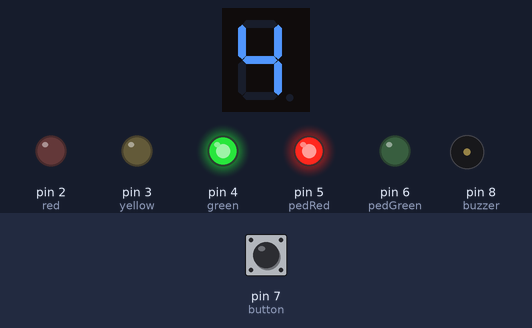
The sketch below on a simulated Arduino Uno, built with avr-gcc and run on an emulated ATmega328P. On the bench: 1-digit seven-segment display, output pins drawn as LEDs (lit = HIGH), buzzer (waves = sounding). Wiring (inferred from the names in the program): 1-digit 7-segment display, segments lit when HIGH: segments pin 9, pin 10, pin 11, pin 12, pin 13, A1, A0. Inputs (shaded band) come from the test bench; at power-on: pin 7 (button) LOW. The segment pins are drawn as the display they are named for; pins used as bus, display or sensor lines are not drawn.

Above: at 1.8 s.
1.9 s: pin 7 (button) pulled HIGH for 1.1 s
At 5.6 s:
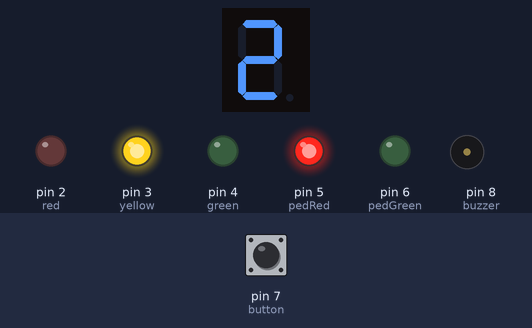
At 8.3 s:
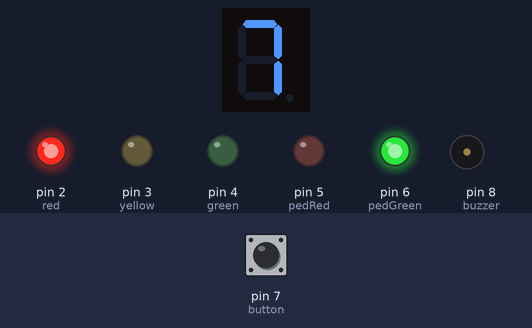
14.7 s: pin 7 (button) pulled HIGH for 3.2 s
At 21.2 s:
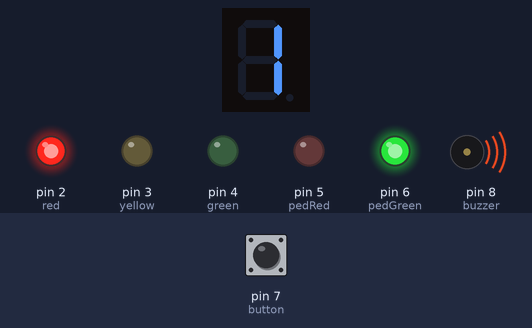
Timing chart, 0 to 25.4 s (numbered marks = the images above; inputs shaded):
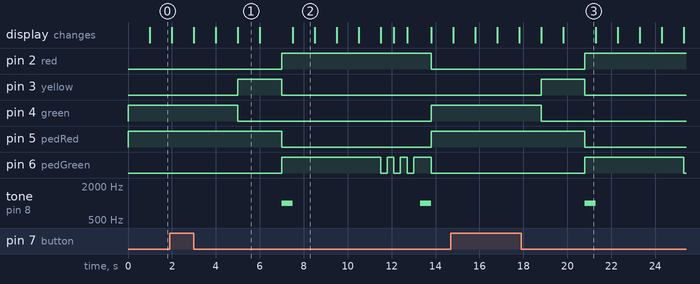

The sketch:

traffic_light.ino
```cpp
// === Pin Config ===
const int red = 2, yellow = 3, green = 4;
const int pedRed = 5, pedGreen = 6;
const int button = 7, buzzer = 8;
const int seg[] = {9, 10, 11, 12, 13, A1, A0}; // a–g

// Digits for 7-segment (0–9)
const byte digit[10][7] = {
  {1,1,1,1,1,1,0}, {0,1,1,0,0,0,0}, {1,1,0,1,1,0,1}, {1,1,1,1,0,0,1},
  {0,1,1,0,0,1,1}, {1,0,1,1,0,1,1}, {1,0,1,1,1,1,1}, {1,1,1,0,0,0,0},
  {1,1,1,1,1,1,1}, {1,1,1,1,0,1,1}
};

bool request = false;

void setup() {
  pinMode(red, OUTPUT); pinMode(yellow, OUTPUT); pinMode(green, OUTPUT);
  pinMode(pedRed, OUTPUT); pinMode(pedGreen, OUTPUT);
  pinMode(button, INPUT); pinMode(buzzer, OUTPUT);
  for (int i = 0; i < 7; i++) pinMode(seg[i], OUTPUT);
}

void loop() {
  if (digitalRead(button) == HIGH) request = true;

  // Green Light
  setLights(LOW, LOW, HIGH, HIGH, LOW);
  countdown(5);

  // Yellow Light
  setLights(LOW, HIGH, LOW, HIGH, LOW);
  countdown(2);

  // Red Light
  setLights(HIGH, LOW, LOW, HIGH, LOW);

  if (request) {
    digitalWrite(pedRed, LOW);
    digitalWrite(pedGreen, HIGH);
    tone(buzzer, 1000, 500);
    delay(500);

    for (int i = 7; i > 0; i--) {
      showDigit(i);
      if (i <= 3) { digitalWrite(pedGreen, LOW); delay(300); digitalWrite(pedGreen, HIGH); delay(300); }
      else delay(1000);
    }

    tone(buzzer, 1000, 500); delay(500);
    digitalWrite(pedGreen, LOW); digitalWrite(pedRed, HIGH);
    request = false;
  } else {
    countdown(5); // Red time if no pedestrian
  }
}

void countdown(int sec) {
  for (int i = sec; i > 0; i--) {
    if (digitalRead(button) == HIGH) request = true;
    showDigit(i);
    delay(1000);
  }
}

void showDigit(int n) {
  if (n > 9) n = 9;
  for (int i = 0; i < 7; i++)
    digitalWrite(seg[i], digit[n][i]);
}

void setLights(int r, int y, int g, int pr, int pg) {
  digitalWrite(red, r); digitalWrite(yellow, y); digitalWrite(green, g);
  digitalWrite(pedRed, pr); digitalWrite(pedGreen, pg);
}
```

Measured:
- after the input at 1.9 s, pin 5 (pedRed): HIGH → LOW after 5.1 s, → HIGH 6.8 s later; pin 6 (pedGreen): LOW → HIGH after 5.1 s, then repeats every 0.60 s: LOW 0.30 s, HIGH 0.30 s; tone on pin 8 (buzzer): alternates 1000 Hz for 0.50 s and silent for 5.8 s, starting after 5.1 s
- after the input at 14.7 s, pin 5 (pedRed): HIGH → LOW after 6.1 s; pin 6 (pedGreen): LOW → HIGH after 6.1 s, → LOW 4.5 s later; tone on pin 8 (buzzer): silent → 1000 Hz after 6.1 s, → silent 0.50 s later
- what the display in image 1 shows lasts 1.0 s, from 5.0 s to 6.0 s
- what the display in image 3 shows lasts 1.5 s, from 19.8 s to 21.3 s
